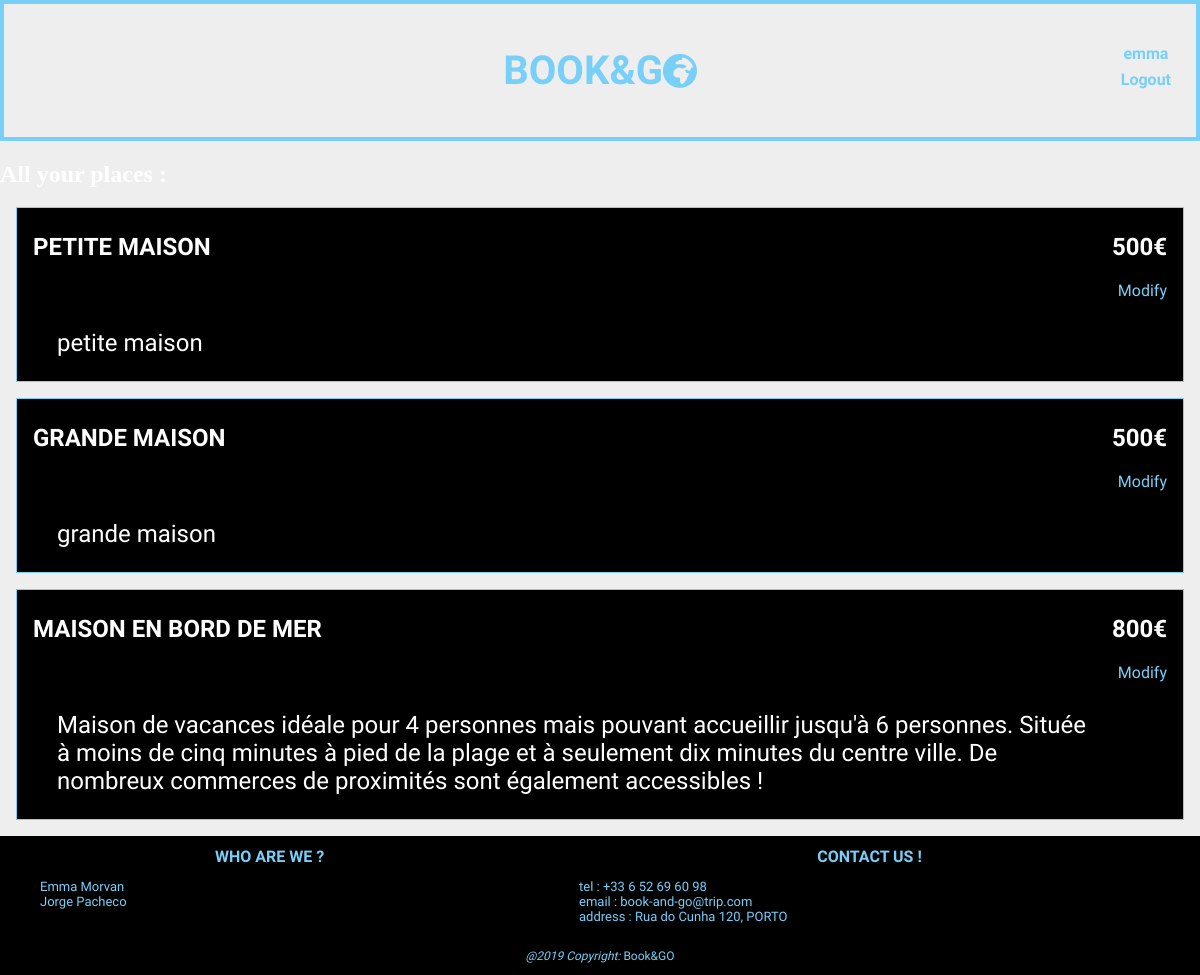
/house/manage_places.php (signed in), run on an earlier commit of the app's database.
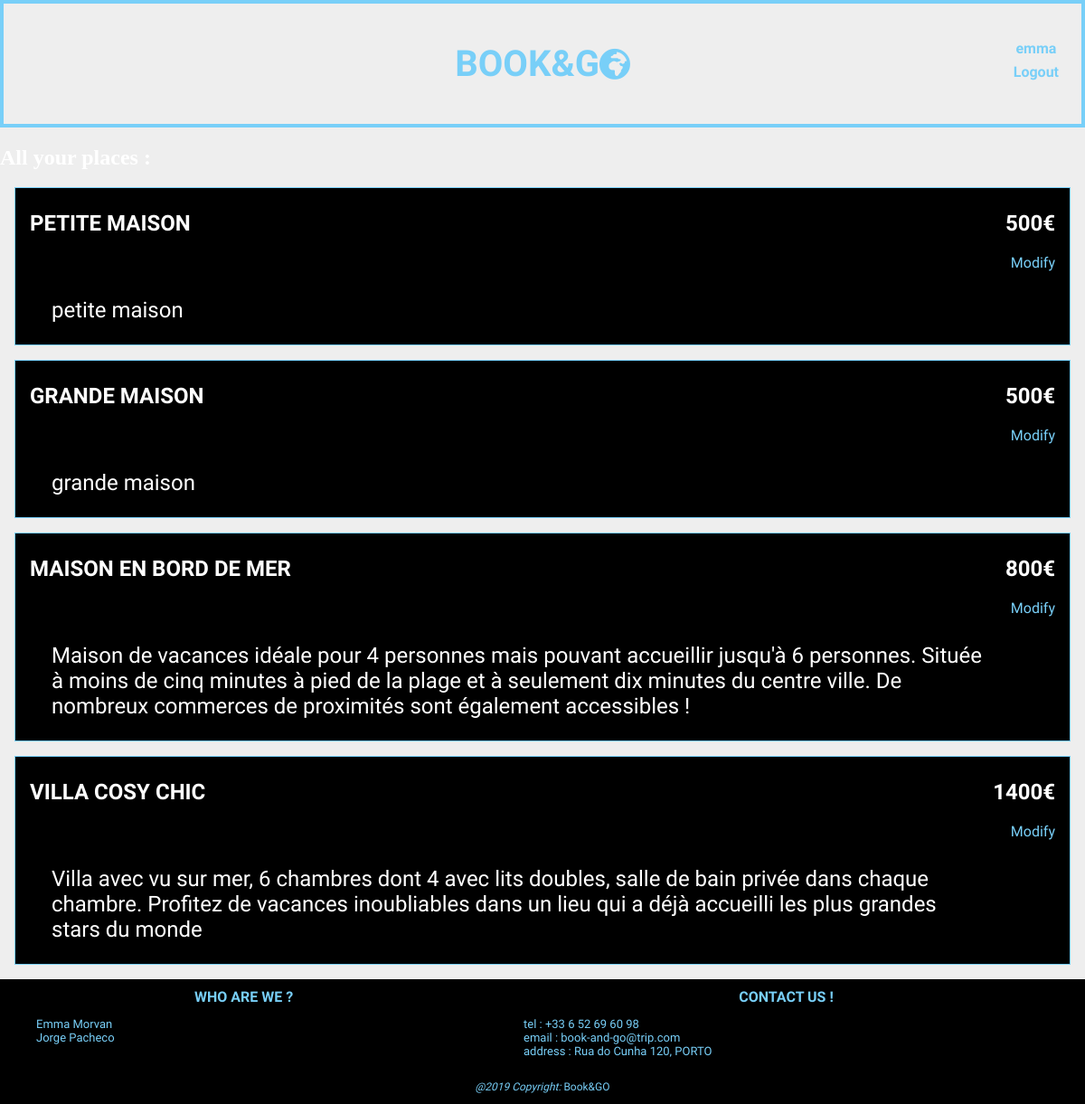
And on a later commit of the database.
### tables this page shows
CREATE TABLE place (
	id INTEGER PRIMARY KEY AUTOINCREMENT NOT NULL,
	title VARCHAR NOT NULL,
	price INTEGER NOT NULL,
	description VARCHAR,
	username VARCHAR REFERENCES user,
	address VARCHAR,
	city VARCHAR
);

### Database/db_house.php (called while the page is built, shortened)
<?php
    function getHouseUsername($username){
        $db = Database::instance()->db();
        $stmt = $db->prepare('SELECT * FROM place WHERE username = ?');
        $stmt->execute(array($username));
        return $stmt->fetchAll();
    }
?>

### house/manage_places.php (the view, shortened to what this page needs)
<?php
include_once('../templates/draw_header.php');
draw_header($_SESSION['username']);
?>
    <section id="your_places">
    <h1 style="color:white">All your places : </h1>
<?php
    include_once('../Database/db_house.php');
    $places=getHouseUsername($_SESSION['username']);
    foreach($places as $place){?>
    <div id="your_house">
        <h1 id="tit"><?=$place['title']?></h1>
        <h2 id="pri"><?=$place['price']?>€</h2>
        <p id="desc"><?=$place['description']?></p>
        <p id="link"><a href="../house/edit_house.php?id=<?=$place['id']?>">Modify</a></p>
    </div>
   <?php }
?>
    </section>
<?php
include_once('../templates/draw_footer.php');
draw_footer(NULL);
?>

### templates/draw_header.php (shortened to what this page needs)
<?php
function draw_header($username){
    ?>
    <!doctype html>
<html>
    <head>
        <link rel="stylesheet" href="../css/style.css">
        <link rel="stylesheet" href="https://use.fontawesome.com/releases/v5.3.1/css/all.css">
    </head>
    <body>
        <header>
        <h1><a href="../index.php">BOOK&G<i class="fas fa-globe-africa fa-sm"></i></a></h1>
        <?php if($username!=NULL){ ?>
            <h2 id="index_login"><a href="../pages/user.php"><?=$username?></a></h2>
            <h2 id="index_signup"><a href="../actions/logout_action.php">Logout</a></h2>
        <?php } ?>
        </header>
<?php
}
?>

### templates/draw_footer.php
<?php
function draw_footer($username){
    ?>
    <!doctype html>
<footer>
<div class="foot">
    <div class="names">
        <h1>WHO ARE WE ?</h1>
        <ul>
            <li> Emma Morvan </li>
            <li> Jorge Pacheco </li>
        </ul>
    </div>
    <div class="contact">
        <h1>CONTACT US !</h1>
        <ul>
            <li> tel : +33 6 52 69 60 98 </li>
            <li> email : book-and-go@trip.com</li>
            <li> address : Rua do Cunha 120, PORTO</li>
        </ul>
    </div>
    <div class="web">
        <p><i>@2019 Copyright:</i> Book&GO</p>
    </div>
</div>
</footer>
</body>
<?php
}
?>

### css/style.css (style rules this page uses)
body { max-width: 80em; margin: 0 auto; --bg-color: #EEE; --panel-color: #FFF; --main-color: rgb(120, 207, 248); --dark-color: #333; --light-color: #CCC; --serif-font: 'Merriweather'; --sans-font: 'Open Sans Condensed'; background-color: var(--bg-color); background-image: url("https://images.wallpaperscraft.com/image/night_city_top_view_city_lights_119636_3840x2160.jpg") ; background-size: cover; }
a { color: var(--main-color); text-decoration: none; }
body > header { display: grid; border: 0.3em solid var(--main-color); grid-template-columns: 0.2fr 3fr 0.2fr; grid-auto-rows: 1fr 1fr ; grid-template-areas: ". hd login" ". hd signup"; margin: 0 0 1em 0; padding: 1em; font-size: 1em; text-align: center; color: var(--dark-color); }
body > header h1 { grid-area: hd; font-size: 2.5em; }
body > header h2#index_login { margin-top: 1.5em; margin-bottom: 0; grid-area: login; font-size: 1em; }
body > header h2#index_signup { margin: 0; grid-area: signup; font-size: 1em; }
body > header { font-family: 'McLaren', cursive; }
p:last-child { margin: 0; grid-column-start: 2; }
p:first-of-type { padding: 1em; margin-bottom: 0; font-size: 1.5rem; }
p { font-family: 'ZCOOL XiaoWei', serif; }
footer { font:small; background-color: black; color: var(--main-color); font-family: 'McLaren', cursive; font-size:16px }
.foot { display:grid; font-size:13px; }
ul { list-style-type: none; }
.web { grid-column-start: 1; grid-column-end: 3; grid-row-start: 2; grid-row-end: 3; text-align: center; }
.web>p { font-size:12px; }
footer h1 { font-size: 16px; text-align: center; }
#your_house { display:grid; color: white; padding-left:1em; padding-right: 1em; padding-top:5px; background-color: black; margin: 1em; font-family: 'McLaren', cursive; border: 0.1em solid var(--main-color); }
#your_house #tit { text-transform: uppercase; grid-column-start: 1; grid-column-end: 5; grid-row-start: 1; grid-row-end: 2; }
#your_house #pri { grid-column-start: 5; grid-column-end: 6; grid-row-start: 1; grid-row-end: 2; text-align: right; }
#your_house #desc { grid-column-start: 1; grid-column-end: 5; grid-row-start: 2; grid-row-end: 3; text-align: left; }
#link { grid-column-start: 5; grid-column-end: 6; grid-row-start: 2; grid-row-end: 3; text-align: right; vertical-align: center; }

What changed in the data, as far as the page shows it:
added place: title "VILLA COSY CHIC", price "1400", description "Villa avec vu sur mer, 6 chambres dont 4 avec lits doubles, salle de bain privée dans chaque chambre. Profitez de vacances inoubliables dans un lieu qui a déjà accueilli les plus grandes stars du monde"
